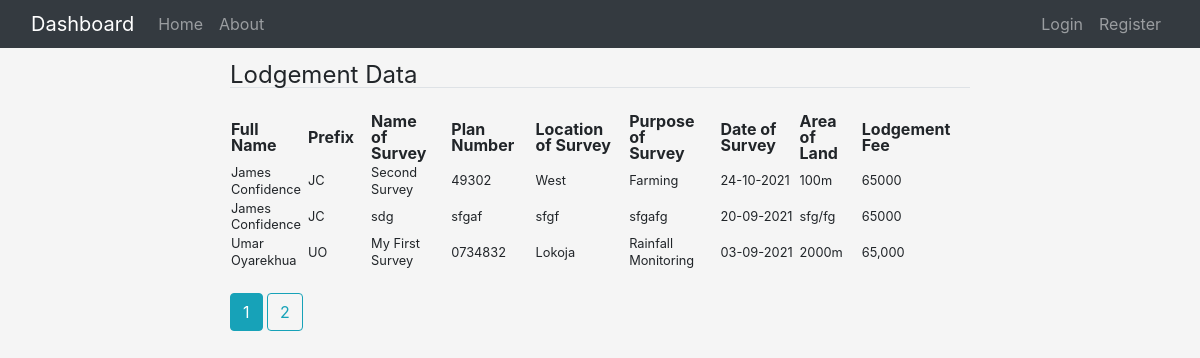
The page /home on the database its author committed.
### app/models.py (models this page shows, shortened)
class Lodgement(db.Model):
    id = db.Column(db.Integer, primary_key=True)
    name_of_survey = db.Column(db.String(), nullable=False)
    prefix = db.Column(db.String(2), nullable=False)
    plan_no = db.Column(db.String(), nullable=False)
    location = db.Column(db.String(), nullable=False)
    purpose_of_survey = db.Column(db.String(), nullable=False)
    date_of_survey = db.Column(db.DateTime(), default=datetime.utcnow)
    area_of_land = db.Column(db.Integer, nullable=False)
    lodegement_fee = db.Column(db.String, nullable=False)
    plan_file = db.Column(db.String(20), nullable=False, default='default.png')
    user_id = db.Column(db.Integer, db.ForeignKey('user.id'), nullable=False)

class User(db.Model, UserMixin):
    id = db.Column(db.Integer, primary_key=True)
    username = db.Column(db.String(20), nullable=False, unique=True)
    email = db.Column(db.String(120), nullable=False, unique=True)
    first_name = db.Column(db.String(), nullable=False)
    last_name = db.Column(db.String(), nullable=False)
    full_name = db.Column(db.String(), nullable=False)
    password = db.Column(db.String(), nullable=False)
    prefix = db.Column(db.String(2), nullable=False)
    phone_no = db.Column(db.String(15), unique=True, nullable= False)
    location = db.Column(db.String())
    image_file = db.Column(db.String(20), nullable=False, default='default.png')
    plans = db.relationship('Lodgement', backref='surveyor', lazy=True)

### app/routes.py (the view)
@app.route("/")
@app.route("/home")
def home():
    page = request.args.get('page', 1, type=int)
    plans = Lodgement.query.order_by(Lodgement.date_of_survey.desc()).paginate(per_page=3, page=page)
    return render_template('home.html', title='Home', plans=plans)

### app/templates/home.html (shortened to what this page needs)
{% extends "layout.html" %}
{% block CSS %}
<link rel="stylesheet" type='text/css' href="{{ url_for('static', filename='css/home.css') }}">
{% endblock %}
{% block content %}
<div class="container-fluid starting">
    <div class="row">
        <div class="col-sm-12 col-md-2"></div>
        <div class="col-sm-12 col-md-8">
            <div class="container-fluid">
                <legend class="border-bottom mb-4">Lodgement Data</legend>
                <div class="plan-display">
                    <table>
                        <thead>
                            <tr>
                                <th class="pr-3">Full Name</th>
                                <th class="pr-3">Prefix</th>
                                <th class="pr-3">Name of Survey</th>
                                <th class="pr-3">Plan Number</th>
                                <th class="pr-3">Location of Survey</th>
                                <th class="pr-3">Purpose of Survey</th>
                                <th class="pr-3">Date of Survey</th>
                                <th class="pr-3">Area of Land</th>
                                <th class="pr-3">Lodgement Fee</th>
                            </tr>
                        </thead>
                        <tbody>
                            {% for plan in plans.items %}
                            <tr>
                                <td><small>{{ plan.surveyor.full_name }}</small></td>
                                <td><small>{{ plan.surveyor.prefix }}</small></td>
                                <td><small>{{ plan.name_of_survey }}</small></td>
                                <td><small>{{ plan.plan_no }}</small></td>
                                <td><small>{{ plan.location }}</small></td>
                                <td><small>{{ plan.purpose_of_survey }}</small></td>
                                <td><small>{{ plan.date_of_survey.strftime('%d-%m-%Y') }}</small></td>
                                <td><small>{{ plan.area_of_land }}</small></td>
                                <td><small>{{ plan.lodegement_fee }}</small></td>
                            </tr>
                            {% endfor %}
                        </tbody>
                    </table>
                    <div class="links">
                        {% for page_num in plans.iter_pages(left_edge=1, right_edge=1, left_current=1, right_current=2)
                        %}
                        {% if page_num %}
                        {% if plans.page == page_num %}
                        <a class="btn btn-info mt-4 mb-4" href="{{ url_for('home', page=page_num) }}">{{ page_num }}</a>
                        {% else %}
                        <a class="btn btn-outline-info mt-4 mb-4" href="{{ url_for('home', page=page_num) }}">{{
                            page_num }}</a>
                        {% endif %}
                        {% else %}
                        ...
                        {% endif %}
                        {% endfor %}
                    </div>
                </div>
            </div>
        </div>
        <div class="col-sm-12 col-md-2"></div>
    </div>
</div>
{% endblock content %}

### app/static/css/home.css (style rules this page uses)
body { line-height: 1; margin: 0; background-color: whitesmoke; }
div.starting { margin-top: 15px; }
* { box-sizing: border-box; }
div.links { display: block; margin: 0 auto; }

### rows shown on the page
Lodgement: surveyor.full_name "James Confidence", surveyor.prefix "JC", name_of_survey "Second Survey", plan_no "49302", location "West", purpose_of_survey "Farming", date_of_survey "24-10-2021", area_of_land "100m", lodegement_fee "65000"
Lodgement: surveyor.full_name "James Confidence", surveyor.prefix "JC", name_of_survey "sdg", plan_no "sfgaf", location "sfgf", purpose_of_survey "sfgafg", date_of_survey "20-09-2021", area_of_land "sfg/fg", lodegement_fee "65000"
Lodgement: surveyor.full_name "Umar Oyarekhua", surveyor.prefix "UO", name_of_survey "My First Survey", plan_no "0734832", location "Lokoja", purpose_of_survey "Rainfall Monitoring", date_of_survey "03-09-2021", area_of_land "2000m", lodegement_fee "65,000"

### other values the page prints
{{ page_num }} "1"
{{ page_num }} "2"
